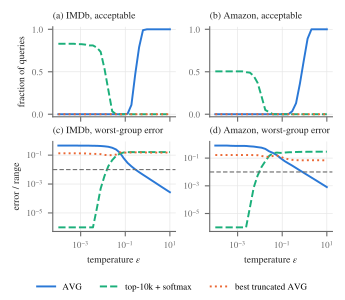

Reproduce this figure in Python.
"""Cheaper spellings vs exact softavg across eps (IMDb, Amazon), single-column 2x2 figure.

Reads experiments/crossover/results.json only (no numbers typed here).
Top row: fraction of the 200 queries for which a spelling is acceptable (every group answered,
every group within 1% of its value range). Bottom row: median over queries of the worst
covered-group error, in units of the group's value range (clipped at 1e-6 for readability).
"Best truncated AVG" is, per eps, the best of all top-k + AVG, threshold + AVG and sample + AVG
variants in results.json (maximum acceptable fraction; minimum median error).
"""
import json
import math
from pathlib import Path

import matplotlib
matplotlib.use("Agg")
import matplotlib.pyplot as plt

SRC = Path(__file__).resolve().parents[2] / "experiments/crossover/results.json"
R = json.load(open(SRC))
TOL = R["meta"]["tolerance"]

plt.rcParams.update({"font.family": "serif", "font.serif": ["Nimbus Roman", "Times New Roman", "DejaVu Serif"],
                     "mathtext.fontset": "stix", "pdf.fonttype": 42, "font.size": 7})
INK, MUTED, GRID = "#222222", "#6b6b6b", "#e6e6e6"
SER = [("avg", "AVG", "#2a78d6", "-"),
       ("topk_soft", "top-10k + softmax", "#1baf7a", "--"),
       ("best_trunc", "best truncated AVG", "#eb6834", ":")]


def series(C, key, field):
    keys = [k for k in C["methods"]["plain_avg"]["per_eps"] if k != "inf"]
    xs = [float(k) for k in keys]
    alts = [m for m in C["methods"] if m != "plain_avg" and "_avg_" in m]

    def val(m, k):
        v = C["methods"][m]["per_eps"][k][field]
        return float("nan") if v is None else v

    if key == "avg":
        ys = [val("plain_avg", k) for k in keys]
    elif key == "topk_soft":
        ys = [val("topk_softavg_k10000", k) for k in keys]
    else:
        pick = max if field == "frac_queries_acceptable" else min
        ys = []
        for k in keys:
            vals = [val(a, k) for a in alts if not math.isnan(val(a, k))]
            ys.append(pick(vals) if vals else float("nan"))
    return xs, ys


corpora = [("imdb", "IMDb"), ("amazon", "Amazon")]
fig, axes = plt.subplots(2, 2, figsize=(3.45, 3.0), sharex="col")
for j, (name, label) in enumerate(corpora):
    C = R["corpora"][name]
    for i, field in enumerate(["frac_queries_acceptable", "worst_facet_err_median_q"]):
        ax = axes[i, j]
        for key, lab, col, ls in SER:
            xs, ys = series(C, key, field)
            if i == 1:
                ys = [max(y, 1e-6) if not math.isnan(y) else y for y in ys]
            ax.plot(xs, ys, color=col, ls=ls, lw=1.4, label=lab)
        ax.set_xscale("log")
        if i == 0:
            ax.set_ylim(-0.03, 1.03)
            ax.set_title(f"({'ab'[j]}) {label}, acceptable", fontsize=7, color=INK, loc="left")
        else:
            ax.set_yscale("log")
            ax.axhline(TOL, color=MUTED, lw=0.8, ls=(0, (4, 2)))
            ax.set_title(f"({'cd'[j]}) {label}, worst-group error", fontsize=7, color=INK, loc="left")
            ax.set_xlabel(r"temperature $\varepsilon$", fontsize=7, color=INK)
        ax.grid(True, which="major", color=GRID, lw=0.5)
        ax.set_axisbelow(True)
        for s in ("top", "right"):
            ax.spines[s].set_visible(False)
        for s in ("left", "bottom"):
            ax.spines[s].set_color(MUTED)
        ax.tick_params(colors=MUTED, labelsize=6.5)
axes[0, 0].set_ylabel("fraction of queries", fontsize=7, color=INK)
axes[1, 0].set_ylabel("error / range", fontsize=7, color=INK)
h, l = axes[0, 0].get_legend_handles_labels()
fig.legend(h, l, loc="lower center", ncol=3, fontsize=6.5, frameon=False, bbox_to_anchor=(0.5, 0.0))
fig.tight_layout(rect=(0, 0.06, 1, 1), h_pad=0.4, w_pad=0.6)
fig.savefig(Path(__file__).with_suffix(".pdf"))
